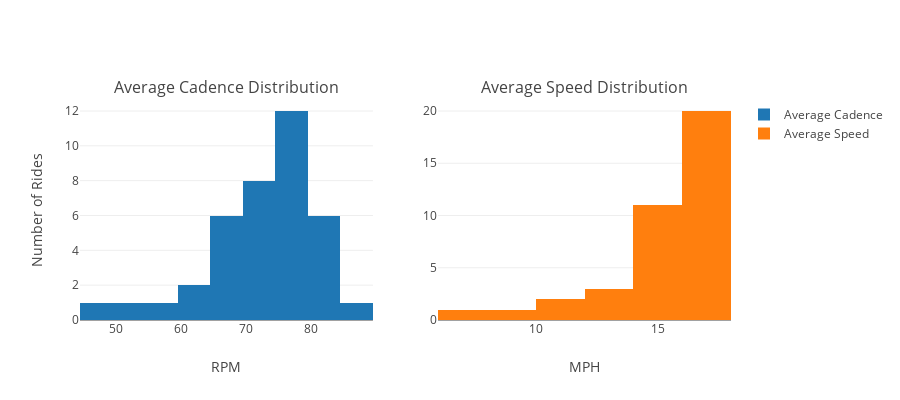

Notebook code for this chart:
### Code cell
# What about a histogram of speed?

trace1 = go.Histogram( 
    x = sessions.avg_cadence,
    name = "Average Cadence"
)

trace2 = go.Histogram(
    x = sessions.avg_speed,
    name = "Average Speed"
)

layout = go.Layout(
    title = "X"
)

fig = tools.make_subplots(rows=1, cols=2, subplot_titles=(["Average Cadence Distribution", "Average Speed Distribution"]))
fig.append_trace(trace1, 1, 1)
fig.append_trace(trace2, 1, 2)
fig['layout'].update(height=400, width= 900, xaxis={"title":"RPM"}, xaxis2={"title":"MPH"},
                    yaxis={"title":"Number of Rides"})
py.iplot(fig, filename="hists")

### Figure 1 — Plotly figure (JSON) as saved in the notebook; plotly's stock layout.template omitted (floating-point values rounded to 4 significant figures)
{"data": [{"name": "Average Cadence", "type": "histogram", "uid": "c8376b94-863f-11e8-b9c6-dca904908257", "x": [51, 67, 70, 66, 67, 76, 59, 71, 75, 75, 74, 70, 86, 83, 71, 60, 81, 83, 73, 80, 46, 79, 69, 80, 64, 81, 77, 68, 74, 76, 77, 76, 78, 76, 77, 76, 73, 69], "xaxis": "x", "yaxis": "y"}, {"name": "Average Speed", "type": "histogram", "uid": "c8395834-863f-11e8-9e4c-dca904908257", "x": [9.979, 15.89, 15.81, 16.03, 15.23, 16.39, 14.13, 17.26, 15.78, 17.19, 17.02, 15.16, 16.09, 16.29, 12.89, 10.79, 15.22, 16.28, 14.27, 15.81, 6.977, 14.86, 11.29, 15.58, 12.84, 16.67, 16.82, 13.66, 16.23, 17.04, 16.87, 16.81, 17.93, 17.39, 17.46, 16.84, 16.44, 17.17], "xaxis": "x2", "yaxis": "y2"}], "layout": {"annotations": [{"font": {"size": 16}, "showarrow": false, "text": "Average Cadence Distribution", "x": 0.225, "xanchor": "center", "xref": "paper", "y": 1, "yanchor": "bottom", "yref": "paper"}, {"font": {"size": 16}, "showarrow": false, "text": "Average Speed Distribution", "x": 0.775, "xanchor": "center", "xref": "paper", "y": 1, "yanchor": "bottom", "yref": "paper"}], "height": 400, "width": 900, "xaxis": {"anchor": "y", "domain": [0, 0.45], "title": "RPM"}, "xaxis2": {"anchor": "y2", "domain": [0.55, 1], "title": "MPH"}, "yaxis": {"anchor": "x", "domain": [0, 1], "title": "Number of Rides"}, "yaxis2": {"anchor": "x2", "domain": [0, 1]}}}
